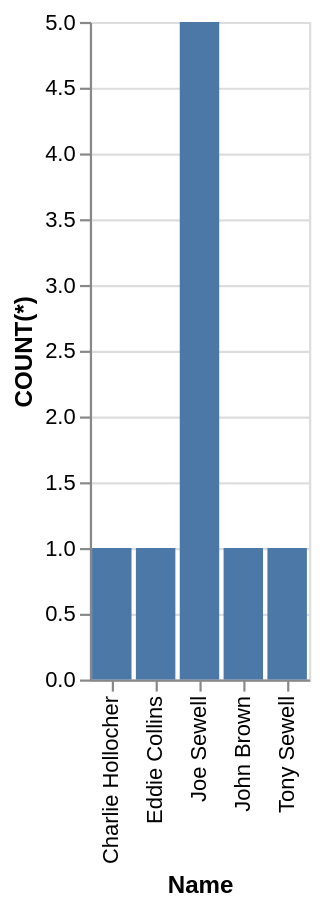

The Vega-Lite source for this figure:
### Vega-Lite specification from a JSON file in a GitHub repository (floating-point values rounded to 4 significant figures)
{"data": {"values": [{"x_data": "Charlie Hollocher", "y_data": 1}, {"x_data": "Eddie Collins", "y_data": 1}, {"x_data": "Joe Sewell", "y_data": 5}, {"x_data": "John Brown", "y_data": 1}, {"x_data": "Tony Sewell", "y_data": 1}]}, "mark": "bar", "encoding": {"x": {"field": "x_data", "type": "nominal", "title": "Name", "sort": "ascending"}, "y": {"field": "y_data", "type": "quantitative", "title": "COUNT(*)"}}}
